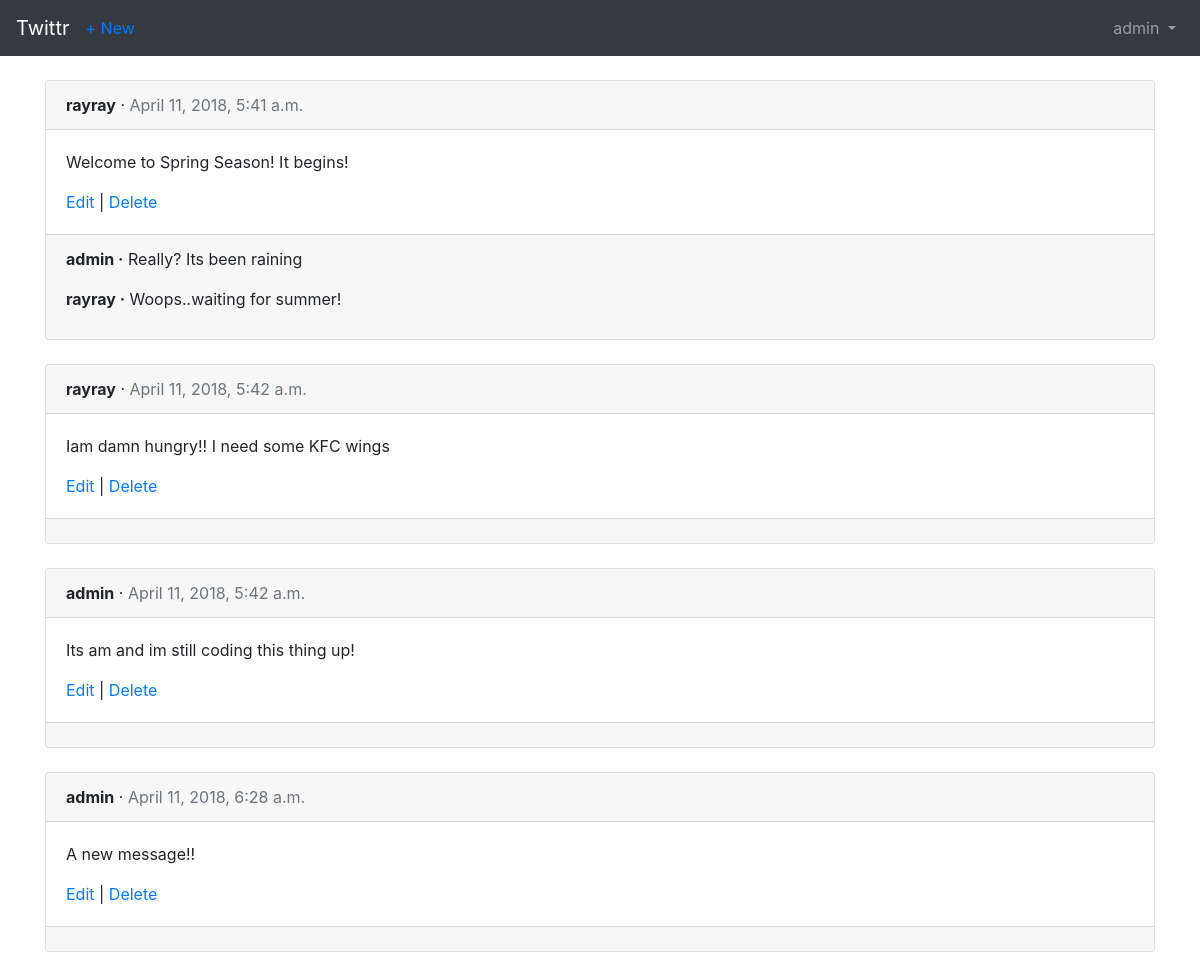
The app's page /posts/ (signed in) with its own data.
### users/models.py (models this page shows)
class CustomUser(AbstractUser):
    objects = CustomUserManager

### posts/models.py (models this page shows, shortened)
class Post(models.Model):
    message = models.CharField(max_length=280)
    date = models.DateTimeField(auto_now_add=True)
    author = models.ForeignKey(settings.AUTH_USER_MODEL, on_delete=models.CASCADE)

class Comment(models.Model):
    post = models.ForeignKey(Post, on_delete=models.CASCADE)
    comment = models.CharField(max_length=140)
    author = models.ForeignKey(settings.AUTH_USER_MODEL, on_delete=models.CASCADE)
    def __str__(self):
        return self.comment

### posts/views.py (the view)
# urls.py: path('', views.PostListView.as_view(), name='post_list'),
class PostListView(LoginRequiredMixin, ListView):
    model = models.Post
    template_name = 'post_list.html'
    login_url = 'login'

### templates/post_list.html (shortened to what this page needs)
{% extends 'base.html' %}
{% block content %}
{% for post in object_list %}
  <div class="card">
    <div class="card-header">
      <span class="font-weight-bold">{{ post.author }}</span> &middot; <span class="text-muted">{{ post.date }}</span>
    </div>
    <div class="card-body">
      <p>{{ post.message }}</p>
      <a href="{% url 'post_edit' post.pk %}">Edit</a> |
      <a href="{% url 'post_delete' post.pk %}">Delete</a>
    </div>
    <div class="card-footer">
      {% for comment in post.comment_set.all %}
        <p>
          <span class="font-weight-bold">{{ comment.author }} &middot;</span>
          {{ comment }}
        </p>
        {% endfor %}
    </div>
  </div>
  <br />
{% endfor %}
{% endblock %}

### templates/base.html (shortened to what this page needs)
<!DOCTYPE html>
<html lang="en" dir="ltr">
  <head>
<link rel="stylesheet" href="https://maxcdn.bootstrapcdn.com/bootstrap/4.0.0\
/css/bootstrap.min.css" integrity="sha384-Gn5384xqQ1aoWXA+058RXPxPg6fy4IWvTNh0E2\
63XmFcJlSAwiGgFAW/dAiS6JXm">
  </head>
  <body>
    <nav class="navbar navbar-expand-md navbar-dark bg-dark mb-4">
      <a class="navbar-brand" href="{% url 'home' %}">Twittr</a>
      {% if user.is_authenticated %}
        <ul class="navbar-nav mr-auto">
          <li class="nav-item"><a href="{% url 'post_new' %}">+ New</a></li>
        </ul>
      {% endif %}
      <div class="collapse navbar-collapse" id="navbarCollapse">
        {% if user.is_authenticated %}
          <ul class="navbar-nav ml-auto">
            <li class="nav-item">
              <a class="nav-link dropdown-toggle" href="#" id="userMenu" data-toggle="dropdown" aria-haspopup="true" aria-expanded="false">
                {{ user.username }}
              </a>
            </li>
          </ul>
        {% else %}
        <form class="form-inline ml-auto">
          <a href="{% url 'login' %}" class="btn btn-outline-secondary">Log in</a>
          <a href="{% url 'signup' %}" class="btn btn-primary ml-2">Sign up</a>
        </form>
        {% endif %}
      </div>
  </nav>
  <div class="container">
    {% block content %}
    {% endblock %}
  </div>
</body>
</html>

### records on screen
CustomUser: username "admin"
Post: author "rayray", date "April 11, 2018, 5:41 a.m.", message "Welcome to Spring Season! It begins!"
Comment: author "admin", comment "Really? Its been raining"
Comment: author "rayray", comment "Woops..waiting for summer!"
Post: author "rayray", date "April 11, 2018, 5:42 a.m.", message "Iam damn hungry!! I need some KFC wings"
Post: author "admin", date "April 11, 2018, 5:42 a.m.", message "Its am and im still coding this thing up!"
Post: author "admin", date "April 11, 2018, 6:28 a.m.", message "A new message!!"
